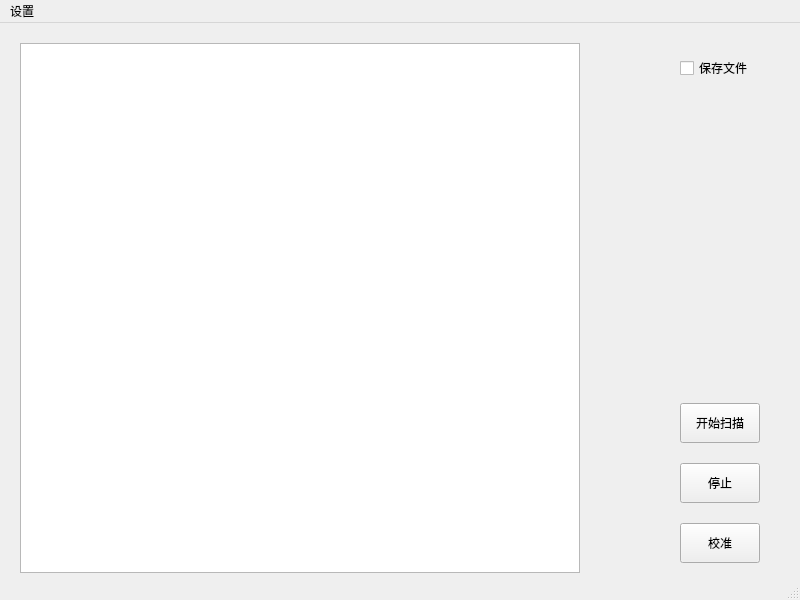
<?xml version="1.0" encoding="UTF-8"?>
<ui version="4.0">
 <class>MainWindow</class>
 <widget class="QMainWindow" name="MainWindow">
  <property name="geometry">
   <rect>
    <x>0</x>
    <y>0</y>
    <width>800</width>
    <height>600</height>
   </rect>
  </property>
  <property name="windowTitle">
   <string>MainWindow</string>
  </property>
  <widget class="QWidget" name="centralwidget">
   <widget class="QPushButton" name="pushButton">
    <property name="geometry">
     <rect>
      <x>680</x>
      <y>380</y>
      <width>80</width>
      <height>40</height>
     </rect>
    </property>
    <property name="text">
     <string>开始扫描</string>
    </property>
   </widget>
   <widget class="QPushButton" name="pushButton_2">
    <property name="geometry">
     <rect>
      <x>680</x>
      <y>440</y>
      <width>80</width>
      <height>40</height>
     </rect>
    </property>
    <property name="text">
     <string>停止</string>
    </property>
   </widget>
   <widget class="QPushButton" name="pushButton_3">
    <property name="geometry">
     <rect>
      <x>680</x>
      <y>500</y>
      <width>80</width>
      <height>40</height>
     </rect>
    </property>
    <property name="text">
     <string>校准</string>
    </property>
   </widget>
   <widget class="QCheckBox" name="checkBox">
    <property name="geometry">
     <rect>
      <x>680</x>
      <y>30</y>
      <width>100</width>
      <height>30</height>
     </rect>
    </property>
    <property name="text">
     <string>保存文件</string>
    </property>
   </widget>
   <widget class="QGraphicsView" name="graphicsView">
    <property name="geometry">
     <rect>
      <x>20</x>
      <y>20</y>
      <width>560</width>
      <height>530</height>
     </rect>
    </property>
   </widget>
  </widget>
  <widget class="QMenuBar" name="menubar">
   <property name="geometry">
    <rect>
     <x>0</x>
     <y>0</y>
     <width>800</width>
     <height>23</height>
    </rect>
   </property>
   <widget class="QMenu" name="menu">
    <property name="title">
     <string>设置</string>
    </property>
    <addaction name="action_2"/>
   </widget>
   <addaction name="menu"/>
  </widget>
  <widget class="QStatusBar" name="statusbar"/>
  <action name="action_2">
   <property name="text">
    <string>文件保存位置</string>
   </property>
  </action>
 </widget>
 <resources/>
 <connections/>
</ui>
